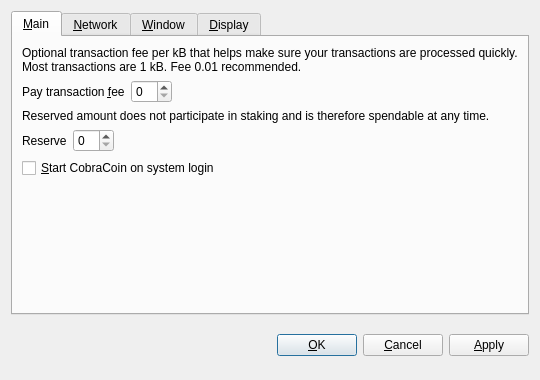
<?xml version="1.0" encoding="UTF-8"?>
<ui version="4.0">
 <class>OptionsDialog</class>
 <widget class="QDialog" name="OptionsDialog">
  <property name="geometry">
   <rect>
    <x>0</x>
    <y>0</y>
    <width>540</width>
    <height>380</height>
   </rect>
  </property>
  <property name="windowTitle">
   <string>Options</string>
  </property>
  <property name="modal">
   <bool>true</bool>
  </property>
  <layout class="QVBoxLayout" name="verticalLayout">
   <item>
    <widget class="QTabWidget" name="tabWidget">
     <property name="tabPosition">
      <enum>QTabWidget::North</enum>
     </property>
     <property name="currentIndex">
      <number>0</number>
     </property>
     <widget class="QWidget" name="tabMain">
      <attribute name="title">
       <string>&amp;Main</string>
      </attribute>
      <layout class="QVBoxLayout" name="verticalLayout_Main">
       <item>
        <widget class="QLabel" name="transactionFeeInfoLabel">
         <property name="text">
          <string>Optional transaction fee per kB that helps make sure your transactions are processed quickly. Most transactions are 1 kB. Fee 0.01 recommended.</string>
         </property>
         <property name="textFormat">
          <enum>Qt::PlainText</enum>
         </property>
         <property name="wordWrap">
          <bool>true</bool>
         </property>
        </widget>
       </item>
       <item>
        <layout class="QHBoxLayout" name="horizontalLayoutFee">
         <item>
          <widget class="QLabel" name="transactionFeeLabel">
           <property name="text">
            <string>Pay transaction &amp;fee</string>
           </property>
           <property name="textFormat">
            <enum>Qt::PlainText</enum>
           </property>
           <property name="buddy">
            <cstring>transactionFee</cstring>
           </property>
          </widget>
         </item>
         <item>
          <widget class="BitcoinAmountField" name="transactionFee"/>
         </item>
         <item>
          <spacer name="horizontalSpacerFee">
           <property name="orientation">
            <enum>Qt::Horizontal</enum>
           </property>
           <property name="sizeHint" stdset="0">
            <size>
             <width>40</width>
             <height>20</height>
            </size>
           </property>
          </spacer>
         </item>
        </layout>
       </item>
       <item>
        <widget class="QLabel" name="reserveBalanceInfoLabel">
         <property name="text">
          <string>Reserved amount does not participate in staking and is therefore spendable at any time.</string>
         </property>
         <property name="textFormat">
          <enum>Qt::PlainText</enum>
         </property>
         <property name="wordWrap">
          <bool>true</bool>
         </property>
        </widget>
       </item>
       <item>
        <layout class="QHBoxLayout" name="horizontalLayoutReserveBalance">
         <item>
          <widget class="QLabel" name="reserveBalanceLabel">
           <property name="text">
            <string>Reserve</string>
           </property>
           <property name="textFormat">
            <enum>Qt::PlainText</enum>
           </property>
           <property name="buddy">
            <cstring>reserveBalance</cstring>
           </property>
          </widget>
         </item>
         <item>
          <widget class="BitcoinAmountField" name="reserveBalance"/>
         </item>
         <item>
          <spacer name="horizontalSpacerReserveBalance">
           <property name="orientation">
            <enum>Qt::Horizontal</enum>
           </property>
           <property name="sizeHint" stdset="0">
            <size>
             <width>40</width>
             <height>20</height>
            </size>
           </property>
          </spacer>
         </item>
        </layout>
       </item>
       <item>
        <widget class="QCheckBox" name="bitcoinAtStartup">
         <property name="toolTip">
          <string>Automatically start CobraCoin after logging in to the system.</string>
         </property>
         <property name="text">
          <string>&amp;Start CobraCoin on system login</string>
         </property>
        </widget>
       </item>
       <item>
        <spacer name="verticalSpacer_Main">
         <property name="orientation">
          <enum>Qt::Vertical</enum>
         </property>
         <property name="sizeHint" stdset="0">
          <size>
           <width>20</width>
           <height>40</height>
          </size>
         </property>
        </spacer>
       </item>
      </layout>
     </widget>
     <widget class="QWidget" name="tabNetwork">
      <attribute name="title">
       <string>&amp;Network</string>
      </attribute>
      <layout class="QVBoxLayout" name="verticalLayout_Network">
       <item>
        <widget class="QCheckBox" name="mapPortUpnp">
         <property name="toolTip">
          <string>Automatically open the CobraCoin client port on the router. This only works when your router supports UPnP and it is enabled.</string>
         </property>
         <property name="text">
          <string>Map port using &amp;UPnP</string>
         </property>
        </widget>
       </item>
       <item>
        <widget class="QCheckBox" name="connectSocks">
         <property name="toolTip">
          <string>Connect to the CobraCoin network through a SOCKS proxy (e.g. when connecting through Tor).</string>
         </property>
         <property name="text">
          <string>&amp;Connect through SOCKS proxy:</string>
         </property>
        </widget>
       </item>
       <item>
        <layout class="QHBoxLayout" name="horizontalLayout_Network">
         <item>
          <widget class="QLabel" name="proxyIpLabel">
           <property name="text">
            <string>Proxy &amp;IP:</string>
           </property>
           <property name="textFormat">
            <enum>Qt::PlainText</enum>
           </property>
           <property name="buddy">
            <cstring>proxyIp</cstring>
           </property>
          </widget>
         </item>
         <item>
          <widget class="QValidatedLineEdit" name="proxyIp">
           <property name="maximumSize">
            <size>
             <width>140</width>
             <height>16777215</height>
            </size>
           </property>
           <property name="toolTip">
            <string>IP address of the proxy (e.g. 127.0.0.1)</string>
           </property>
          </widget>
         </item>
         <item>
          <widget class="QLabel" name="proxyPortLabel">
           <property name="text">
            <string>&amp;Port:</string>
           </property>
           <property name="textFormat">
            <enum>Qt::PlainText</enum>
           </property>
           <property name="buddy">
            <cstring>proxyPort</cstring>
           </property>
          </widget>
         </item>
         <item>
          <widget class="QLineEdit" name="proxyPort">
           <property name="maximumSize">
            <size>
             <width>55</width>
             <height>16777215</height>
            </size>
           </property>
           <property name="toolTip">
            <string>Port of the proxy (e.g. 9050)</string>
           </property>
          </widget>
         </item>
         <item>
          <widget class="QLabel" name="socksVersionLabel">
           <property name="text">
            <string>SOCKS &amp;Version:</string>
           </property>
           <property name="textFormat">
            <enum>Qt::PlainText</enum>
           </property>
           <property name="buddy">
            <cstring>socksVersion</cstring>
           </property>
          </widget>
         </item>
         <item>
          <widget class="QValueComboBox" name="socksVersion">
           <property name="toolTip">
            <string>SOCKS version of the proxy (e.g. 5)</string>
           </property>
          </widget>
         </item>
         <item>
          <spacer name="horizontalSpacer_Network">
           <property name="orientation">
            <enum>Qt::Horizontal</enum>
           </property>
           <property name="sizeHint" stdset="0">
            <size>
             <width>40</width>
             <height>20</height>
            </size>
           </property>
          </spacer>
         </item>
        </layout>
       </item>
       <item>
        <spacer name="verticalSpacer_Network">
         <property name="orientation">
          <enum>Qt::Vertical</enum>
         </property>
         <property name="sizeHint" stdset="0">
          <size>
           <width>20</width>
           <height>40</height>
          </size>
         </property>
        </spacer>
       </item>
      </layout>
     </widget>
     <widget class="QWidget" name="tabWindow">
      <attribute name="title">
       <string>&amp;Window</string>
      </attribute>
      <layout class="QVBoxLayout" name="verticalLayout_Window">
       <item>
        <widget class="QCheckBox" name="minimizeToTray">
         <property name="toolTip">
          <string>Show only a tray icon after minimizing the window.</string>
         </property>
         <property name="text">
          <string>&amp;Minimize to the tray instead of the taskbar</string>
         </property>
        </widget>
       </item>
       <item>
        <widget class="QCheckBox" name="minimizeOnClose">
         <property name="toolTip">
          <string>Minimize instead of exit the application when the window is closed. When this option is enabled, the application will be closed only after selecting Quit in the menu.</string>
         </property>
         <property name="text">
          <string>M&amp;inimize on close</string>
         </property>
        </widget>
       </item>
       <item>
        <spacer name="verticalSpacer_Window">
         <property name="orientation">
          <enum>Qt::Vertical</enum>
         </property>
         <property name="sizeHint" stdset="0">
          <size>
           <width>20</width>
           <height>40</height>
          </size>
         </property>
        </spacer>
       </item>
      </layout>
     </widget>
     <widget class="QWidget" name="tabDisplay">
      <attribute name="title">
       <string>&amp;Display</string>
      </attribute>
      <layout class="QVBoxLayout" name="verticalLayout_Display">
       <item>
        <layout class="QHBoxLayout" name="horizontalLayout_1_Display">
         <item>
          <widget class="QLabel" name="langLabel">
           <property name="text">
            <string>User Interface &amp;language:</string>
           </property>
           <property name="textFormat">
            <enum>Qt::PlainText</enum>
           </property>
           <property name="buddy">
            <cstring>lang</cstring>
           </property>
          </widget>
         </item>
         <item>
          <widget class="QValueComboBox" name="lang">
           <property name="toolTip">
            <string>The user interface language can be set here. This setting will take effect after restarting CobraCoin.</string>
           </property>
          </widget>
         </item>
        </layout>
       </item>
       <item>
        <layout class="QHBoxLayout" name="horizontalLayout_2_Display">
         <item>
          <widget class="QLabel" name="unitLabel">
           <property name="text">
            <string>&amp;Unit to show amounts in:</string>
           </property>
           <property name="textFormat">
            <enum>Qt::PlainText</enum>
           </property>
           <property name="buddy">
            <cstring>unit</cstring>
           </property>
          </widget>
         </item>
         <item>
          <widget class="QValueComboBox" name="unit">
           <property name="toolTip">
            <string>Choose the default subdivision unit to show in the interface and when sending coins.</string>
           </property>
          </widget>
         </item>
        </layout>
       </item>
       <item>
        <widget class="QCheckBox" name="displayAddresses">
         <property name="toolTip">
          <string>Whether to show CobraCoin addresses in the transaction list or not.</string>
         </property>
         <property name="text">
          <string>&amp;Display addresses in transaction list</string>
         </property>
        </widget>
       </item>
       <item>
        <widget class="QCheckBox" name="coinControlFeatures">
         <property name="toolTip">
          <string>Whether to show coin control features or not.</string>
         </property>
         <property name="text">
          <string>Display coin &amp;control features (experts only!)</string>
         </property>
        </widget>
       </item>
       <item>
        <spacer name="verticalSpacer_Display">
         <property name="orientation">
          <enum>Qt::Vertical</enum>
         </property>
         <property name="sizeHint" stdset="0">
          <size>
           <width>20</width>
           <height>40</height>
          </size>
         </property>
        </spacer>
       </item>
      </layout>
     </widget>
    </widget>
   </item>
   <item>
    <layout class="QHBoxLayout" name="horizontalLayout_Buttons">
     <item>
      <spacer name="horizontalSpacer_1">
       <property name="orientation">
        <enum>Qt::Horizontal</enum>
       </property>
       <property name="sizeHint" stdset="0">
        <size>
         <width>40</width>
         <height>48</height>
        </size>
       </property>
      </spacer>
     </item>
     <item>
      <widget class="QLabel" name="statusLabel">
       <property name="font">
        <font>
         <weight>75</weight>
         <bold>true</bold>
        </font>
       </property>
       <property name="text">
        <string/>
       </property>
       <property name="textFormat">
        <enum>Qt::PlainText</enum>
       </property>
       <property name="wordWrap">
        <bool>true</bool>
       </property>
      </widget>
     </item>
     <item>
      <spacer name="horizontalSpacer_2">
       <property name="orientation">
        <enum>Qt::Horizontal</enum>
       </property>
       <property name="sizeHint" stdset="0">
        <size>
         <width>40</width>
         <height>48</height>
        </size>
       </property>
      </spacer>
     </item>
     <item>
      <widget class="QPushButton" name="okButton">
       <property name="text">
        <string>&amp;OK</string>
       </property>
      </widget>
     </item>
     <item>
      <widget class="QPushButton" name="cancelButton">
       <property name="text">
        <string>&amp;Cancel</string>
       </property>
       <property name="autoDefault">
        <bool>false</bool>
       </property>
      </widget>
     </item>
     <item>
      <widget class="QPushButton" name="applyButton">
       <property name="text">
        <string>&amp;Apply</string>
       </property>
       <property name="autoDefault">
        <bool>false</bool>
       </property>
      </widget>
     </item>
    </layout>
   </item>
  </layout>
 </widget>
 <customwidgets>
  <customwidget>
   <class>BitcoinAmountField</class>
   <extends>QSpinBox</extends>
   <header>bitcoinamountfield.h</header>
  </customwidget>
  <customwidget>
   <class>QValueComboBox</class>
   <extends>QComboBox</extends>
   <header>qvaluecombobox.h</header>
  </customwidget>
  <customwidget>
   <class>QValidatedLineEdit</class>
   <extends>QLineEdit</extends>
   <header>qvalidatedlineedit.h</header>
  </customwidget>
 </customwidgets>
 <resources/>
 <connections/>
</ui>
